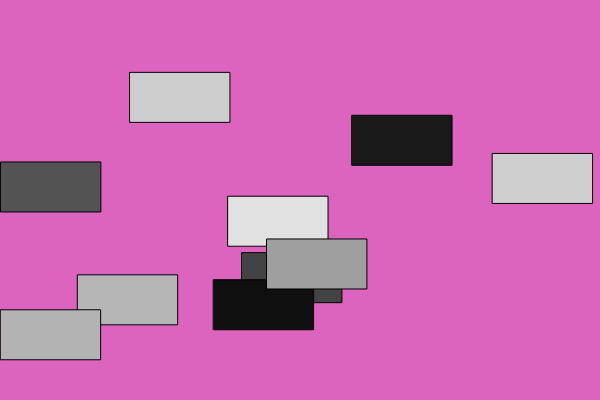
Frame 1 (no input)
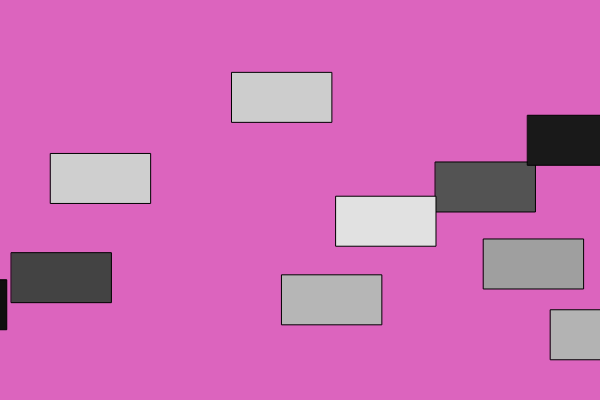
Frame 60 (no input)
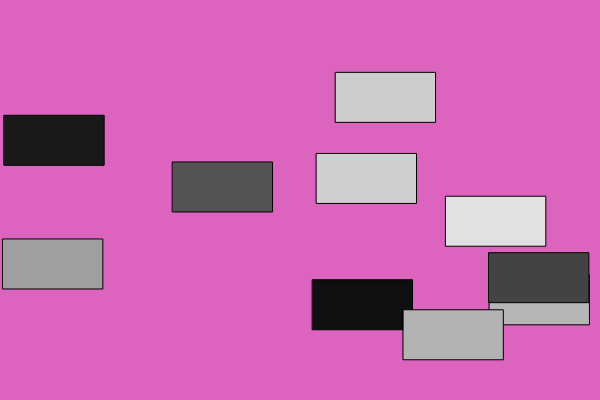
Frame 120 (the mouse pressed at the canvas centre since frame 60)

The p5.js sketch that drew these frames (run headless with seeded random() and noise() and a simulated clock; from frame 60 on, the mouse is pressed at the canvas centre):

// p5.js sketch
// ── sketch.js
// Array of objects

// Ported by Lauren McCarthy

// Example 8-3
var cars = [];

function setup() {
  createCanvas(600,400);

  for (var i=0; i<10; i++) {
    cars[i] = new Car(random(255), random(width), random(height), random(10));
  }
}

function draw() {
  background(220, 100, 190);
  for (var i=0; i<cars.length; i++) {
    cars[i].move();
    cars[i].display();
  }
}



// Car class
function Car(tempC, tempXpos, tempYpos, tempXspeed) { // Even though there are multiple objects, we still only need one class. No matter how many cookies we make, only one cookie cutter is needed.Isn’t object-oriented programming swell?
  this.c = tempC;
  this.xpos = tempXpos;
  this.ypos = tempYpos;
  this.xspeed = tempXspeed;
}

Car.prototype.display = function() {
  stroke(0);
  fill(this.c);
  rectMode(CENTER);
  rect(this.xpos,this.ypos,100, 50);
};

Car.prototype.move = function() {
  this.xpos = this.xpos + this.xspeed;
  if (this.xpos > width + 50) {
    this.xpos = -50;
  }
};
